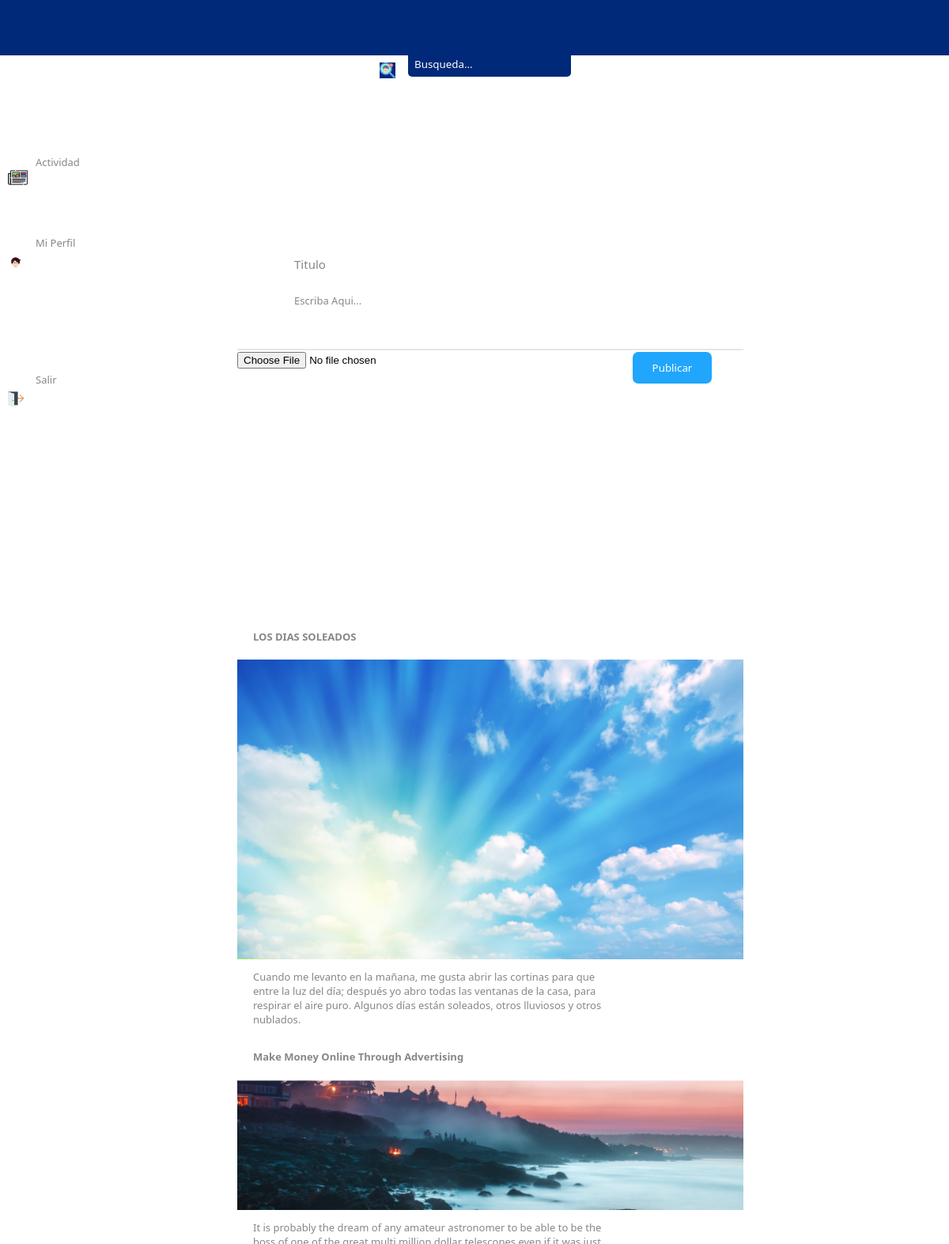
The page / on the database its author committed.
### tables this page shows
CREATE TABLE Publicacion (id integer PRIMARY KEY AUTOINCREMENT, titulo text (100) NOT NULL, descripcion text (600) NOT NULL, url text NOT NULL);

### app.py (the view, shortened to what this page needs)
@app.route('/',methods=['GET', 'POST'])
def index():
    form = PublicacionForm()
    db=get_db()
    cursorObj = db.cursor()
    cursorObj.execute("SELECT * FROM publicacion")
    publicacion = cursorObj.fetchall()
    return render_template('index.html',form=form,publicacion=publicacion)

### forms/forms.py
class PublicacionForm(FlaskForm):
    id = IntegerField('Código', validators=[DataRequired(message="Debes llenar este campo")])
    titulo = StringField('Titulo', validators=[DataRequired(message="Debes llenar este campo")])
    descripcion = StringField('Descripción', validators=[DataRequired(message="Debes llenar este campo")])
    imagen = FileField("Imagen")

### db.py (called while the page is built)
def get_db():
    try:
        if 'db' not in g:
            print('conectada')
            g.db = sqlite3.connect('database/publicacion.db')
        return g.db
    except Error:
        print(Error)

### templates/index.html (shortened to what this page needs)
{% extends 'layout.html' %}
{% block body %}
<div class="containerFeed">
    <div class="containerPublicacion">
        <div class="containerImagen">
            <form action="{{ url_for('index')}}" method="post" class="form" enctype="multipart/form-data">
                <div class="tituloContainer">
                    {{ form.titulo(class="TituloContainer",placeholder="Titulo")}}
                </div>
                <div class="descripcionContainer">
                    {{ form.descripcion(class="descripcion",placeholder="Escriba Aqui...")}}
                </div>
                <div class="mb-3">
                    {{ form.imagen(class="imagen")}}
                </div>
                <button class="btnPublicar">Publicar</button>
            </form>
        </div>
    </div>
    <div class="contenedorPublicacion">
        {%for img in publicacion%}
        <div class="card">
          <div class="card-body">
            <h5 class="card-title">{{img[1]}}</h5>
            <img src="../static/imagenes/imgpub/{%print(img[3])%}" class="ImagenPublicacion" alt="..." />
            <p class="card-text">
                {{img[2]}}
            </p>
          </div>
        </div>
        {% endfor %}
    </div>
</div>
{% endblock %}

### templates/layout.html (shortened to what this page needs)
<!DOCTYPE html>
<html lang="es">
<head>
    <link rel="stylesheet" href="../static/css/layout.css">
    <link rel="stylesheet" href="../static/css/index.css">
    <link rel="stylesheet" href="../static/css/perfil.css">
</head>
<body>
  <div>
    <nav class="navbar">
      <a class="NombreUsuario" href="">Usuario: {{usuario}} </a>
      <form class="Buscador">
        <input class="Buscar" type="search" placeholder="Busqueda..." aria-label="Search">
        <button class="btnBuscar" type="submit"><img class="iconoBuscar" src="../static/imagenes/buscar.png" onclick="" ></button>
      </form>
    </nav>
  </div>
  <div class="wrapper">
    <div class="sidebar">
      <ul>
        <li class="actividad"><a class="Actividad" href="{{url_for('index')}}">Actividad</a></li>
        <li class="miPerfil"><a class="MiPerfil" href="{{url_for('perfil')}}">Mi Perfil</a></li>
        <li class="salir"><a class="Salir" href="{{url_for('login')}}">Salir</a></li>
        <img class="iconoActividad" src="../static/imagenes/feed.png">
        <img class="iconoProfile" src="../static/imagenes/profile.png">
        <img class="iconoSalir" src="../static/imagenes/exit.png">
      </ul>
    </div>
</div>
      {% block body %}
      {% endblock %}
    </body>
    </html>

### static/css/layout.css (style rules this page uses)
.navbar { height: 70px; background: #002979; }
.btnBuscar { height: 20px; width: 20px; position: absolute; left: 40%; top: 5%; border: none; background-color: #002979; }
.iconoBuscar { height: 20px; width: 20px; }
.iconoActividad { position: absolute; top:9%; left: 5%; height: 25px; width: 25px; }
.iconoProfile { position: absolute; top:16%; left: 5%; height: 20px; width: 20px; }
.iconoSalir { position:absolute; top:27%; left: 5%; height: 20px; width: 20px; }
.Buscar { position: absolute; left: 43%; top: 4%; font-family: 'segoe UI',Tahoma,Arial,sans-serif; font-style: normal; font-weight: normal; color: #ffffff; border: none; outline: none; box-sizing: border-box; border-radius: 5px; overflow: hidden; padding:9px 0 7px 8px; background: #002979; }
.NombreUsuario { position: absolute; left: 87%; top: 5%; text-decoration:none; font-family: 'segoe UI',Tahoma,Arial,sans-serif; font-style: normal; font-weight: normal; color: #ffffff; }
::placeholder { color: #ffffff; }
.wrapper { display: flex }
.wrapper .sidebar { position:fixed; width: 200px; height: 100%; background:#ffffff; }
.wrapper .sidebar ul li { padding: 15px; }
* { margin: 0; padding: 0; box-sizing: border-box; list-style: none; text-decoration: none; }
.actividad { text-align: left; position: absolute; top: 7%; left: 15%; }
.Actividad { font-family: 'segoe UI',Tahoma,Arial,sans-serif; font-style: normal; font-weight: 500; font-size: 13px; line-height: 20px; color: #878787; }
.miPerfil { text-align: left; position: absolute; height: 20px; width: 200px; top: 13.5%; left: 15%; }
.MiPerfil { font-family: 'segoe UI',Tahoma,Arial,sans-serif; font-style: normal; font-weight: 500; font-size: 13px; color: #878787; line-height: 20px; }
.salir { text-align: left; position: absolute; top: 24.5%; left: 15%; }
.Salir { font-family: 'segoe UI',Tahoma,Arial,sans-serif; font-style: normal; font-weight: 500; font-size: 13px; line-height: 20px; color: #878787; }

### static/css/index.css (style rules this page uses)
.containerImagen { position: absolute; top:20%; left: 25%; width: 40rem; height: 8rem; border-bottom: 2px solid #e7e6e6; }
.TituloContainer::placeholder { font-family: 'segoe UI',Tahoma,Arial,sans-serif; font-style: normal; font-weight: 500; font-size: 15px; color:#878787; }
.TituloContainer { width: 300px; height:40px; position: relative; left: 10%; border: 1px transparent; box-sizing: border-box; border-radius: 5px; overflow: hidden; padding:9px 0 7px 8px; background: transparent; }
.descripcion::placeholder { font-family: 'segoe UI',Tahoma,Arial,sans-serif; font-style: normal; font-weight: 500; font-size: 13px; color: #878787; }
.descripcion { width: 300px; height:50px; position: relative; left: 10%; border: 1px transparent; box-sizing: border-box; border-radius: 5px; overflow: hidden; padding:9px 0 7px 8px; background: transparent; }
.imagen { position:absolute; left: 0%; top: 130px; border: none; background-color: transparent; }
.btnPublicar { position: absolute; height: 40px; width: 100px; left: 500px; top: 130px; font-family: 'segoe UI',Tahoma,Arial,sans-serif; color: #ffffff; border: none; background: #20A6FC; border-radius: 7px; }
.contenedorPublicacion { background-color:transparent; position:absolute; width: 40rem; height: 300px; top:50%; left: 25%; }
.ImagenPublicacion { position:flex; top:50%; left: 25%; width: 40rem; height: flex; }
.card-title { font-family: 'segoe UI',Tahoma,Arial,sans-serif; font-style: normal; font-weight: 500; font-size: 13px; color: #878787; overflow: hidden; padding:9px 0 20px 20px; }
.card-text { font-family: 'segoe UI',Tahoma,Arial,sans-serif; font-style: normal; font-weight: 500; font-size: 13px; color: #878787; overflow: hidden; padding:9px 0 20px 20px; width: 30rem; }

### static/css/perfil.css (style rules this page uses)
.ImagenPublicacion { position:flex; top:50%; left: 25%; width: 40rem; height: flex; }
.card-title { font-family: 'segoe UI',Tahoma,Arial,sans-serif; font-weight: bold; font-style: normal; font-size: 13px; color: #878787; overflow: hidden; padding:9px 0 20px 20px; }
.card-text { font-family: 'segoe UI',Tahoma,Arial,sans-serif; font-style: normal; font-weight: 500; font-size: 13px; color: #878787; overflow: hidden; padding:9px 0 20px 20px; width: 30rem; }

### rows shown on the page
Publicacion: titulo "LOS DIAS SOLEADOS", url (picture), descripcion "Cuando me levanto en la mañana, me gusta abrir las cortinas para que entre la luz del día; después yo abro todas las ventanas de la casa, para respirar el aire puro. Algunos días están soleados, otros lluviosos y otros nublados."
Publicacion: titulo "Make Money Online Through Advertising", url (picture), descripcion "It is probably the dream of any amateur astronomer to be able to be the…"
